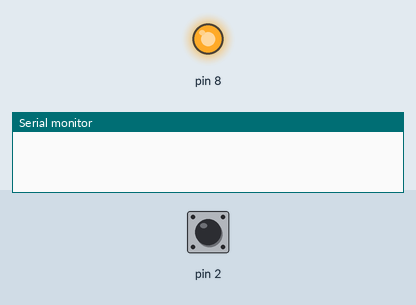
This sketch was run on a simulated Arduino Uno, built with avr-gcc and run on an emulated ATmega328P. Shown: output pins drawn as LEDs (lit = HIGH), the last lines printed to the serial monitor. The test bench sets the inputs (shaded band); at power-on: pin 2 HIGH.

Above: at 1.2 s.
1.3 s: pin 2 pulled LOW for 0.15 s
At 1.9 s:
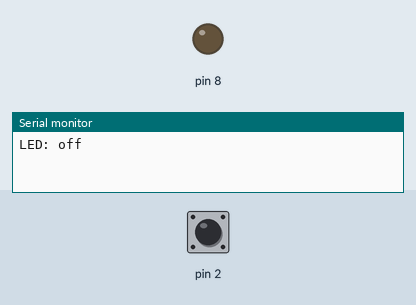
2.9 s: pin 2 pulled LOW for 1 s
At 3.2 s:
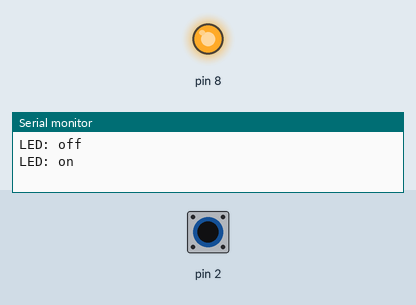
5.4 s: pin 2 pulled LOW for 3.2 s
At 6.3 s:
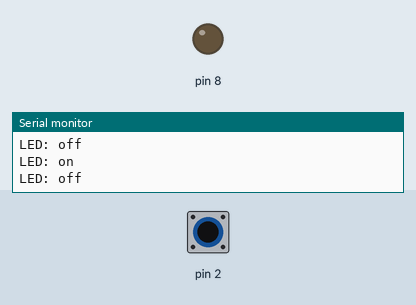
Timing chart, 0 to 8.4 s (numbered marks = the images above; inputs shaded):
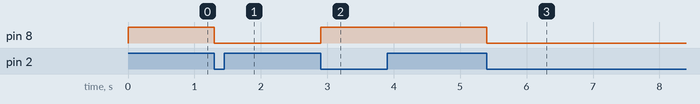

The sketch:

1._.ino
```cpp
volatile boolean intFlag = false;
volatile boolean previntFlag = true;

void setup() {
  Serial.begin(9600);
  pinMode(8, OUTPUT);
  pinMode(2, INPUT_PULLUP);
  attachInterrupt(0, buttonTick, FALLING);
  digitalWrite(8, HIGH);
}

void buttonTick(){
  intFlag = true;
}

void loop() {
  if (intFlag){
    intFlag = false;
    if (previntFlag){
      digitalWrite(8, LOW);
      Serial.println("LED: off");
    }
    else {
      digitalWrite(8, HIGH);
      Serial.println("LED: on");
    }
    previntFlag = !previntFlag;
  }
}
```

Measured:
- after the input at 1.3 s, pin 8: HIGH → LOW at once
- after the input at 2.9 s, pin 8: LOW → HIGH at once
- after the input at 5.4 s, pin 8: HIGH → LOW at once
